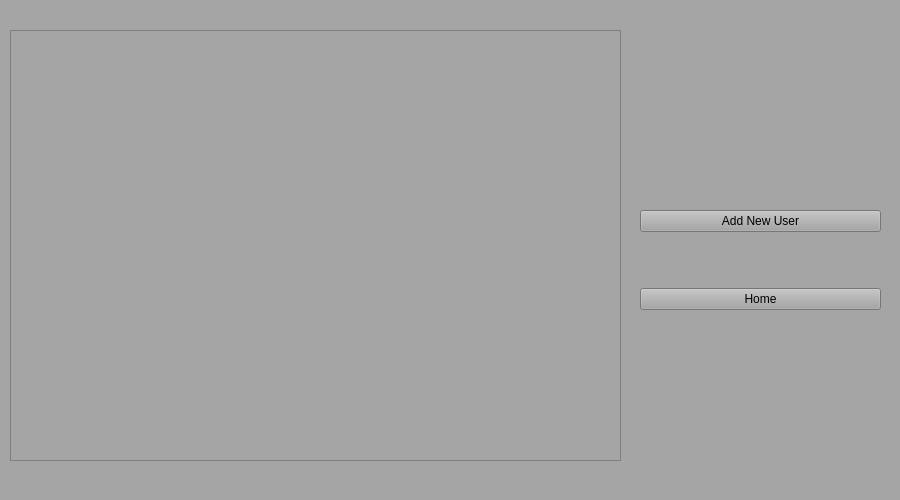
<?xml version="1.0" encoding="UTF-8"?>
<ui version="4.0">
 <class>LoginInfo</class>
 <widget class="QWidget" name="LoginInfo">
  <property name="geometry">
   <rect>
    <x>0</x>
    <y>0</y>
    <width>900</width>
    <height>500</height>
   </rect>
  </property>
  <property name="palette">
   <palette>
    <active>
     <colorrole role="WindowText">
      <brush brushstyle="SolidPattern">
       <color alpha="255">
        <red>0</red>
        <green>0</green>
        <blue>0</blue>
       </color>
      </brush>
     </colorrole>
     <colorrole role="Button">
      <brush brushstyle="SolidPattern">
       <color alpha="255">
        <red>165</red>
        <green>165</green>
        <blue>165</blue>
       </color>
      </brush>
     </colorrole>
     <colorrole role="Light">
      <brush brushstyle="SolidPattern">
       <color alpha="255">
        <red>248</red>
        <green>248</green>
        <blue>248</blue>
       </color>
      </brush>
     </colorrole>
     <colorrole role="Midlight">
      <brush brushstyle="SolidPattern">
       <color alpha="255">
        <red>206</red>
        <green>206</green>
        <blue>206</blue>
       </color>
      </brush>
     </colorrole>
     <colorrole role="Dark">
      <brush brushstyle="SolidPattern">
       <color alpha="255">
        <red>82</red>
        <green>82</green>
        <blue>82</blue>
       </color>
      </brush>
     </colorrole>
     <colorrole role="Mid">
      <brush brushstyle="SolidPattern">
       <color alpha="255">
        <red>110</red>
        <green>110</green>
        <blue>110</blue>
       </color>
      </brush>
     </colorrole>
     <colorrole role="Text">
      <brush brushstyle="SolidPattern">
       <color alpha="255">
        <red>0</red>
        <green>0</green>
        <blue>0</blue>
       </color>
      </brush>
     </colorrole>
     <colorrole role="BrightText">
      <brush brushstyle="SolidPattern">
       <color alpha="255">
        <red>255</red>
        <green>255</green>
        <blue>255</blue>
       </color>
      </brush>
     </colorrole>
     <colorrole role="ButtonText">
      <brush brushstyle="SolidPattern">
       <color alpha="255">
        <red>0</red>
        <green>0</green>
        <blue>0</blue>
       </color>
      </brush>
     </colorrole>
     <colorrole role="Base">
      <brush brushstyle="SolidPattern">
       <color alpha="255">
        <red>255</red>
        <green>255</green>
        <blue>255</blue>
       </color>
      </brush>
     </colorrole>
     <colorrole role="Window">
      <brush brushstyle="SolidPattern">
       <color alpha="255">
        <red>165</red>
        <green>165</green>
        <blue>165</blue>
       </color>
      </brush>
     </colorrole>
     <colorrole role="Shadow">
      <brush brushstyle="SolidPattern">
       <color alpha="255">
        <red>0</red>
        <green>0</green>
        <blue>0</blue>
       </color>
      </brush>
     </colorrole>
     <colorrole role="AlternateBase">
      <brush brushstyle="SolidPattern">
       <color alpha="255">
        <red>210</red>
        <green>210</green>
        <blue>210</blue>
       </color>
      </brush>
     </colorrole>
     <colorrole role="ToolTipBase">
      <brush brushstyle="SolidPattern">
       <color alpha="255">
        <red>255</red>
        <green>255</green>
        <blue>220</blue>
       </color>
      </brush>
     </colorrole>
     <colorrole role="ToolTipText">
      <brush brushstyle="SolidPattern">
       <color alpha="255">
        <red>0</red>
        <green>0</green>
        <blue>0</blue>
       </color>
      </brush>
     </colorrole>
    </active>
    <inactive>
     <colorrole role="WindowText">
      <brush brushstyle="SolidPattern">
       <color alpha="255">
        <red>0</red>
        <green>0</green>
        <blue>0</blue>
       </color>
      </brush>
     </colorrole>
     <colorrole role="Button">
      <brush brushstyle="SolidPattern">
       <color alpha="255">
        <red>165</red>
        <green>165</green>
        <blue>165</blue>
       </color>
      </brush>
     </colorrole>
     <colorrole role="Light">
      <brush brushstyle="SolidPattern">
       <color alpha="255">
        <red>248</red>
        <green>248</green>
        <blue>248</blue>
       </color>
      </brush>
     </colorrole>
     <colorrole role="Midlight">
      <brush brushstyle="SolidPattern">
       <color alpha="255">
        <red>206</red>
        <green>206</green>
        <blue>206</blue>
       </color>
      </brush>
     </colorrole>
     <colorrole role="Dark">
      <brush brushstyle="SolidPattern">
       <color alpha="255">
        <red>82</red>
        <green>82</green>
        <blue>82</blue>
       </color>
      </brush>
     </colorrole>
     <colorrole role="Mid">
      <brush brushstyle="SolidPattern">
       <color alpha="255">
        <red>110</red>
        <green>110</green>
        <blue>110</blue>
       </color>
      </brush>
     </colorrole>
     <colorrole role="Text">
      <brush brushstyle="SolidPattern">
       <color alpha="255">
        <red>0</red>
        <green>0</green>
        <blue>0</blue>
       </color>
      </brush>
     </colorrole>
     <colorrole role="BrightText">
      <brush brushstyle="SolidPattern">
       <color alpha="255">
        <red>255</red>
        <green>255</green>
        <blue>255</blue>
       </color>
      </brush>
     </colorrole>
     <colorrole role="ButtonText">
      <brush brushstyle="SolidPattern">
       <color alpha="255">
        <red>0</red>
        <green>0</green>
        <blue>0</blue>
       </color>
      </brush>
     </colorrole>
     <colorrole role="Base">
      <brush brushstyle="SolidPattern">
       <color alpha="255">
        <red>255</red>
        <green>255</green>
        <blue>255</blue>
       </color>
      </brush>
     </colorrole>
     <colorrole role="Window">
      <brush brushstyle="SolidPattern">
       <color alpha="255">
        <red>165</red>
        <green>165</green>
        <blue>165</blue>
       </color>
      </brush>
     </colorrole>
     <colorrole role="Shadow">
      <brush brushstyle="SolidPattern">
       <color alpha="255">
        <red>0</red>
        <green>0</green>
        <blue>0</blue>
       </color>
      </brush>
     </colorrole>
     <colorrole role="AlternateBase">
      <brush brushstyle="SolidPattern">
       <color alpha="255">
        <red>210</red>
        <green>210</green>
        <blue>210</blue>
       </color>
      </brush>
     </colorrole>
     <colorrole role="ToolTipBase">
      <brush brushstyle="SolidPattern">
       <color alpha="255">
        <red>255</red>
        <green>255</green>
        <blue>220</blue>
       </color>
      </brush>
     </colorrole>
     <colorrole role="ToolTipText">
      <brush brushstyle="SolidPattern">
       <color alpha="255">
        <red>0</red>
        <green>0</green>
        <blue>0</blue>
       </color>
      </brush>
     </colorrole>
    </inactive>
    <disabled>
     <colorrole role="WindowText">
      <brush brushstyle="SolidPattern">
       <color alpha="255">
        <red>82</red>
        <green>82</green>
        <blue>82</blue>
       </color>
      </brush>
     </colorrole>
     <colorrole role="Button">
      <brush brushstyle="SolidPattern">
       <color alpha="255">
        <red>165</red>
        <green>165</green>
        <blue>165</blue>
       </color>
      </brush>
     </colorrole>
     <colorrole role="Light">
      <brush brushstyle="SolidPattern">
       <color alpha="255">
        <red>248</red>
        <green>248</green>
        <blue>248</blue>
       </color>
      </brush>
     </colorrole>
     <colorrole role="Midlight">
      <brush brushstyle="SolidPattern">
       <color alpha="255">
        <red>206</red>
        <green>206</green>
        <blue>206</blue>
       </color>
      </brush>
     </colorrole>
     <colorrole role="Dark">
      <brush brushstyle="SolidPattern">
       <color alpha="255">
        <red>82</red>
        <green>82</green>
        <blue>82</blue>
       </color>
      </brush>
     </colorrole>
     <colorrole role="Mid">
      <brush brushstyle="SolidPattern">
       <color alpha="255">
        <red>110</red>
        <green>110</green>
        <blue>110</blue>
       </color>
      </brush>
     </colorrole>
     <colorrole role="Text">
      <brush brushstyle="SolidPattern">
       <color alpha="255">
        <red>82</red>
        <green>82</green>
        <blue>82</blue>
       </color>
      </brush>
     </colorrole>
     <colorrole role="BrightText">
      <brush brushstyle="SolidPattern">
       <color alpha="255">
        <red>255</red>
        <green>255</green>
        <blue>255</blue>
       </color>
      </brush>
     </colorrole>
     <colorrole role="ButtonText">
      <brush brushstyle="SolidPattern">
       <color alpha="255">
        <red>82</red>
        <green>82</green>
        <blue>82</blue>
       </color>
      </brush>
     </colorrole>
     <colorrole role="Base">
      <brush brushstyle="SolidPattern">
       <color alpha="255">
        <red>165</red>
        <green>165</green>
        <blue>165</blue>
       </color>
      </brush>
     </colorrole>
     <colorrole role="Window">
      <brush brushstyle="SolidPattern">
       <color alpha="255">
        <red>165</red>
        <green>165</green>
        <blue>165</blue>
       </color>
      </brush>
     </colorrole>
     <colorrole role="Shadow">
      <brush brushstyle="SolidPattern">
       <color alpha="255">
        <red>0</red>
        <green>0</green>
        <blue>0</blue>
       </color>
      </brush>
     </colorrole>
     <colorrole role="AlternateBase">
      <brush brushstyle="SolidPattern">
       <color alpha="255">
        <red>165</red>
        <green>165</green>
        <blue>165</blue>
       </color>
      </brush>
     </colorrole>
     <colorrole role="ToolTipBase">
      <brush brushstyle="SolidPattern">
       <color alpha="255">
        <red>255</red>
        <green>255</green>
        <blue>220</blue>
       </color>
      </brush>
     </colorrole>
     <colorrole role="ToolTipText">
      <brush brushstyle="SolidPattern">
       <color alpha="255">
        <red>0</red>
        <green>0</green>
        <blue>0</blue>
       </color>
      </brush>
     </colorrole>
    </disabled>
   </palette>
  </property>
  <property name="windowTitle">
   <string>Form</string>
  </property>
  <widget class="QScrollArea" name="scrollArea">
   <property name="geometry">
    <rect>
     <x>10</x>
     <y>30</y>
     <width>611</width>
     <height>431</height>
    </rect>
   </property>
   <property name="widgetResizable">
    <bool>true</bool>
   </property>
   <widget class="QWidget" name="scrollAreaWidgetContents">
    <property name="geometry">
     <rect>
      <x>0</x>
      <y>0</y>
      <width>609</width>
      <height>429</height>
     </rect>
    </property>
   </widget>
  </widget>
  <widget class="QWidget" name="layoutWidget">
   <property name="geometry">
    <rect>
     <x>640</x>
     <y>160</y>
     <width>241</width>
     <height>201</height>
    </rect>
   </property>
   <layout class="QVBoxLayout" name="verticalLayout">
    <item>
     <widget class="QPushButton" name="pushButton">
      <property name="text">
       <string>Add New User</string>
      </property>
     </widget>
    </item>
    <item>
     <widget class="QPushButton" name="BackLoginInfo">
      <property name="text">
       <string>Home</string>
      </property>
     </widget>
    </item>
   </layout>
  </widget>
 </widget>
 <resources/>
 <connections/>
</ui>
